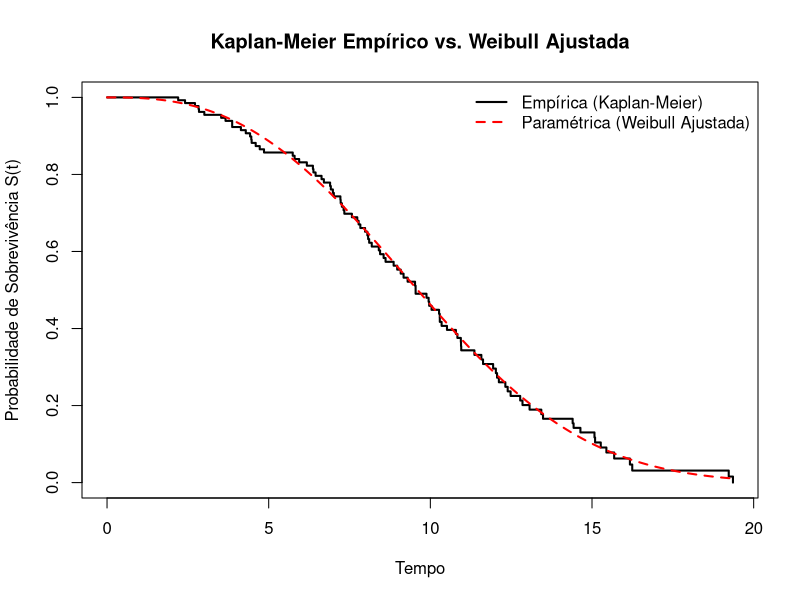

The R source for this figure:
# ==============================================================================
# DISCIPLINA: Simulação Estatística
# OBJETIVO: Estimação de Máxima Verossimilhança para distribuição Weibull
#           com dados censurados à direita via Recozimento Simulado
# ==============================================================================

# ------------------------------------------------------------------------------
# FUNÇÃO OBJETIVO
# ------------------------------------------------------------------------------
neg_log_verossimilhanca <- function(par, t, delta) {
  alpha <- par[1]
  beta <- par[2]
  
  # Os parâmetros devem ser > 0
  if (alpha <= 0 || beta <= 0) {
    return(Inf) 
  }
  
  z <- t / beta
  ln_z <- log(z)
  z_alpha <- z^alpha
  
  # Log-verossimilhança original
  log_lik <- sum(delta * (log(alpha) - log(beta) + log(t)) - z_alpha * ln_z) # simplificação
  
  log_lik <- sum(delta * (log(alpha) - alpha * log(beta) + (alpha - 1) * log(t)) - (t / beta)^alpha)
  
  # Retorna a negativa, pois o Simulated Annealing vai MINIMIZAR
  return(-log_lik)
}

# ------------------------------------------------------------------------------
# FUNÇÃO PRINCIPAL (RECOZIMENTO SIMULADO)
# ------------------------------------------------------------------------------
weibull_mle_sann <- function(t, delta, par_init = c(1, 1), 
                             Temp_init = 100, resfriamento = 0.95, 
                             max_iter = 5000, conf_level = 0.95) {
  
  # Inicialização do estado e da energia
  estado_atual <- par_init
  energia_atual <- neg_log_verossimilhanca(estado_atual, t, delta)
  
  # Variáveis para guardar o melhor cenário encontrado
  melhor_estado <- estado_atual
  melhor_energia <- energia_atual
  
  Temp <- Temp_init
  
  # Loop iterativo do Recozimento Simulado
  for (k in 1:max_iter) {
    
    # Gerar um estado "vizinho" (perturbação aleatória normal)
    vizinho <- estado_atual + rnorm(2, mean = 0, sd = 0.1 * sqrt(Temp))
    
    # Calcular a energia do vizinho
    energia_vizinho <- neg_log_verossimilhanca(vizinho, t, delta)
    
    # Diferença de energia
    delta_E <- energia_vizinho - energia_atual
    
    # Critério de Aceitação
    if (delta_E < 0 || runif(1) < exp(-delta_E / Temp)) {
      estado_atual <- vizinho
      energia_atual <- energia_vizinho
      
      # Atualiza o melhor global encontrado até agora
      if (energia_atual < melhor_energia) {
        melhor_estado <- estado_atual
        melhor_energia <- energia_atual
      }
    }
    
    # Resfriamento do sistema (Geométrico)
    Temp <- Temp * resfriamento
  }
  
  alpha_hat <- melhor_estado[1]
  beta_hat  <- melhor_estado[2]
  
  # CÁLCULO DA VARIÂNCIA E INTERVALOS DE CONFIANÇA (VIA FISHER)
  # Utiliza-se o Hessiano avaliado no estimador global encontrado
  
  alpha <- alpha_hat
  beta <- beta_hat
  
  z <- t / beta
  ln_z <- log(z)
  z_alpha <- z^alpha
  
  H11 <- sum(-delta / (alpha^2) - z_alpha * (ln_z^2))
  H12 <- sum(-delta / beta + (1/beta) * z_alpha * (1 + alpha * ln_z))
  H22 <- sum(delta * alpha / (beta^2) - (alpha * (alpha + 1) / (beta^2)) * z_alpha)
  
  H_final <- matrix(c(H11, H12, 
                      H12, H22), nrow = 2, ncol = 2)
  
  # Informação de Fisher Observada e Matriz de Covariância
  J_obs <- -H_final
  Var_Cov <- solve(J_obs)
  
  var_alpha <- Var_Cov[1, 1]
  var_beta  <- Var_Cov[2, 2]
  
  # Erros Padrão e Quantil Normal
  se_alpha <- sqrt(var_alpha)
  se_beta  <- sqrt(var_beta)
  z_crit <- qnorm(1 - (1 - conf_level)/2)
  
  # Intervalos de Confiança
  ic_alpha <- c(Limite_Inf = alpha - z_crit * se_alpha, Limite_Sup = alpha + z_crit * se_alpha)
  ic_beta  <- c(Limite_Inf = beta - z_crit * se_beta, Limite_Sup = beta + z_crit * se_beta)
  
  # RESULTADOS
  resultados <- list(
    Estimativas = c(Alpha = alpha_hat, Beta = beta_hat),
    Variancia_Estimadores = c(Var_Alpha = var_alpha, Var_Beta = var_beta),
    Matriz_Covariancia = Var_Cov,
    IC_Alpha = ic_alpha,
    IC_Beta = ic_beta,
    Iteracoes = max_iter
  )
  
  return(resultados)
}

# ==============================================================================
# APLICAÇÃO DO ALGORITMO
# ==============================================================================

set.seed(2026) 

n <- 150
tempos_falha <- rweibull(n, shape = 2.5, scale = 10)
tempos_censura <- rexp(n, rate = 0.05)

t_observado <- pmin(tempos_falha, tempos_censura)
delta_observado <- as.numeric(tempos_falha <= tempos_censura)

# Rodando o algoritmo de Recozimento Simulado
resultados_sann <- weibull_mle_sann(t = t_observado, 
                                    delta = delta_observado, 
                                    par_init = c(1.0, mean(t_observado)), 
                                    Temp_init = 10,       # Temperatura inicial
                                    resfriamento = 0.99,  # Resfriamento 
                                    max_iter = 5000)

# Resultados
cat("\n--- RESULTADOS: RECOZIMENTO SIMULADO (SA) ---\n")
cat(sprintf("Estimador Alpha (Forma): %.4f\n", resultados_sann$Estimativas["Alpha"]))
cat(sprintf("Variância de Alpha:      %.4f\n", resultados_sann$Variancia_Estimadores["Var_Alpha"]))
cat(sprintf("IC de Alpha (95%%):       [%.4f ; %.4f]\n\n", resultados_sann$IC_Alpha[1], resultados_sann$IC_Alpha[2]))

cat(sprintf("Estimador Beta (Escala): %.4f\n", resultados_sann$Estimativas["Beta"]))
cat(sprintf("Variância de Beta:       %.4f\n", resultados_sann$Variancia_Estimadores["Var_Beta"]))
cat(sprintf("IC de Beta (95%%):        [%.4f ; %.4f]\n", resultados_sann$IC_Beta[1], resultados_sann$IC_Beta[2]))

# ==============================================================================
# GRÁFICO KAPLAN-MEIER E SOBREVIVÊNCIA WEIBULL
# ==============================================================================

# Ordenando os dados pelos tempos observados
ordem <- order(t_observado)
t_ord <- t_observado[ordem]
delta_ord <- delta_observado[ordem]

# Encontrando os tempos únicos onde ocorreram falhas (delta == 1)
tempos_falha_unicos <- unique(t_ord[delta_ord == 1])

# Vetores para armazenar a probabilidade de sobrevivência e o tempo
S_km <- numeric(length(tempos_falha_unicos))
prob_sobrevivencia_atual <- 1

# Cálculo iterativo do Kaplan-Meier: S(t) = S(t-1) * (1 - d_j / n_j)
for (i in 1:length(tempos_falha_unicos)) {
  tj <- tempos_falha_unicos[i]
  
  # d_j: Número de falhas no tempo tj
  dj <- sum(t_ord == tj & delta_ord == 1)
  
  # n_j: Número de indivíduos em risco (tempo observado >= tj)
  nj <- sum(t_ord >= tj)
  
  # Atualizando a probabilidade
  prob_sobrevivencia_atual <- prob_sobrevivencia_atual * (1 - dj / nj)
  S_km[i] <- prob_sobrevivencia_atual
}

# Adicionando o tempo t=0 com S(0)=1 para o gráfico iniciar corretamente
tempos_plot <- c(0, tempos_falha_unicos)
surv_plot <- c(1, S_km)

## Curva de Sobrevivência da Weibull Ajustada
alpha_estimado <- resultados_sann$Estimativas["Alpha"]
beta_estimado  <- resultados_sann$Estimativas["Beta"]

# Criando um grid contínuo de tempos para traçar uma curva suave
t_grid <- seq(0, max(t_observado), length.out = 500)

# Função de Sobrevivência da Weibull
surv_weibull <- exp(-(t_grid / beta_estimado)^alpha_estimado)

## Plotagem do Gráfico

# Plotando o Kaplan-Meier empírico em formato de escada
plot(tempos_plot, surv_plot, type = "s", lwd = 2, col = "black",
     xlab = "Tempo", ylab = "Probabilidade de Sobrevivência S(t)",
     main = "Kaplan-Meier Empírico vs. Weibull Ajustada",
     ylim = c(0, 1), xlim = c(0, max(t_observado)))

# Curva da Weibull paramétrica
lines(t_grid, surv_weibull, lwd = 2, col = "red", lty = 2)

# Legenda 
legend("topright", 
       legend = c("Empírica (Kaplan-Meier)", "Paramétrica (Weibull Ajustada)"),
       col = c("black", "red"), lwd = 2, lty = c(1, 2), bty = "n")
